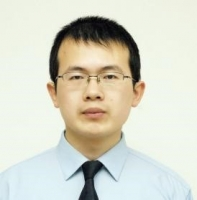
%> input picture CHT/CH02/2.jpg, 197 x 200 px
$ octave fig5.m   (GNU Octave 9; MATLAB toolbox functions it lacks are replaced by stand-ins)
%> lines starting %> are read from the running program, lines starting %| are printed output that depends on the picture; in (x1, y1, x2, y2) boxes, pixels count from 0 and x2, y2 are one past the last pixel; in counts of white or black regions, pixels touching at a corner belong together; the program's own positions count from 1
%bwboundaries函數呼叫用法範例，提供選取字串輸入的呼叫格式
%跟蹤孔區域與不跟蹤孔區域的比較，因conn可以設定為8或4，共4個結果圖
clc;
%清楚暫存的MATLAB空間變數
clear all;
%%圖形讀取及二值化
img = imread('2.jpg');
%> img is the input picture: size 200x197x3 uint8; mean R, G, B 213.4, 213.5, 199.7
img=im2bw(img);
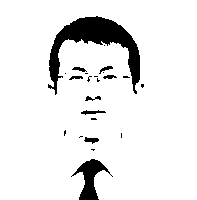
%> img: size 200x197 logical; 91.3% white; 23 black regions (14 under 20 px), largest, box (x1, y1, x2, y2) and area: (48, 16, 140, 95) 2361, (71, 159, 113, 200) 654, (81, 110, 106, 115) 65
%%開始繪圖
figure,
%%先繪制跟蹤孔區域，使用8連通進行圖形邊界顯示的結果
subplot(2,2,1)
[B,L] = bwboundaries(img,8);
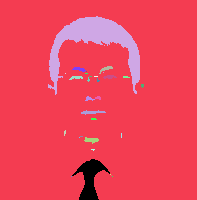
%> L: size 200x197 double; 32 distinct labels, from 0 to 31; one colour per label, 0 black
%> B = 31 boundaries; largest, box (x1, y1, x2, y2) and points: (0, 0, 197, 200) 889, (48, 16, 140, 95) 393, (81, 110, 106, 115) 50, (84, 137, 99, 144) 33, (99, 66, 113, 74) 31
%指定使用8連通進行圖形邊界顯示
imshow(img);
title('8-connected, with holes');
hold on;
for k = 1:length(B)
    boundary = B{k};
%一個一個分析邊界像素
    plot(boundary(:,2),boundary(:,1),'r','LineWidth',2);
%一個一個標示邊界像素；用藍色標示，以突出圖形邊界顯示結果；
end
%> this loop made 31 passes
%> boundary on passes 4, 6, 8, 9, 12, 14, 16, 23, 25, 26, 27, 28: [74 66; 74 66], [177 72; 177 72], [138 80; 138 80], [137 81; 137 82; 137 83; 137 82; 137 81], [74 86; 74 87; 74 88; 74 87; 74 86], [72 87; 72 87], [77 90; 77 91; 77 92; 77 91; 77 90], [73 104; 73 104], [46 105; 46 105], [175 111; 175 111], [176 112; 176 112], [177 113; 177 113]
%%再繪制不跟蹤孔區域，使用8連通進行圖形邊界顯示的結果
subplot(2,2,2)
[B,L] = bwboundaries(img,8,'noholes');
%> B = 1 boundary; box (x1, y1, x2, y2) and points: (0, 0, 197, 200) 889
imshow(img);
title('8-connected, no holes');
hold on;
for k = 1:length(B)
    boundary = B{k};
%一個一個分析邊界像素
    plot(boundary(:,2),boundary(:,1),'g','LineWidth',2);
%一個一個標示邊界像素；用藍色標示，以突出圖形邊界顯示結果；
end
%> this loop made 1 pass
%%接著繪制跟蹤孔區域，用4連通進行圖形邊界顯示的結果
subplot(2,2,3)
[B,L] = bwboundaries(img,4);
%> L: size 200x197 double; 24 distinct labels, from 0 to 23
%> B = 23 boundaries; largest, box (x1, y1, x2, y2) and points: (0, 0, 197, 200) 889, (48, 16, 140, 95) 393, (81, 110, 106, 115) 50, (85, 96, 101, 101) 36, (84, 137, 99, 144) 33
%指定使用8連通進行圖形邊界顯示
imshow(img);
title('4-connected,with holes');
hold on;
for k = 1:length(B)
    boundary = B{k};
%一個一個分析邊界像素
    plot(boundary(:,2),boundary(:,1),'b','LineWidth',2);
%一個一個標示邊界像素；用藍色標示，以突出圖形邊界顯示結果；
end
%> this loop made 23 passes
%最後繪制不跟蹤孔區域，使用4連通進行圖形邊界顯示的結果
subplot(2,2,4)
[B,L] = bwboundaries(img,4,'noholes');
%> B = 1 boundary; box (x1, y1, x2, y2) and points: (0, 0, 197, 200) 889
imshow(img);
title('4-connected, no holes');
hold on;
for k = 1:length(B)
    boundary = B{k};
%一個一個分析邊界像素
    plot(boundary(:,2),boundary(:,1),'y','LineWidth',2);
%一個一個標示邊界像素；用藍色標示，以突出圖形邊界顯示結果；
end
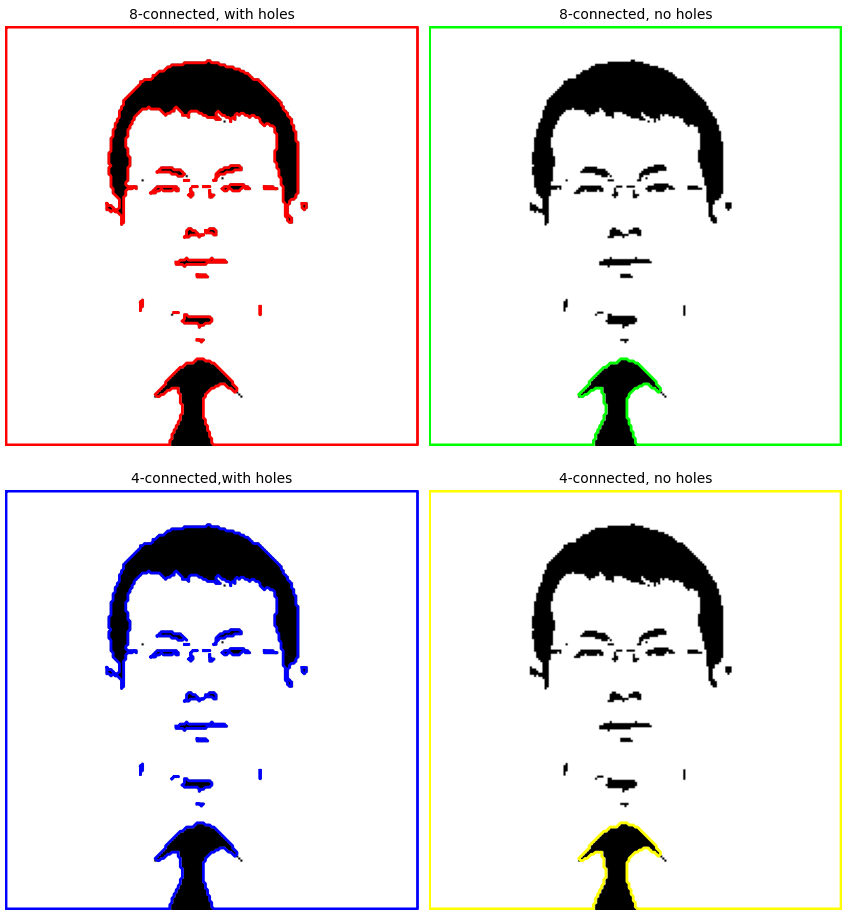
%> figure redrawn from the program's plot data, 4 panels

$ run again, with CHT/CH02/3.jpg copied over CHT/CH02/2.jpg
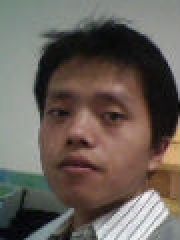
%> input picture CHT/CH02/3.jpg, 90 x 120 px (shown 2 times larger)
%> img is the input picture: size 120x90x3 uint8; mean R, G, B 104.4, 95.6, 88.7
%> img: size 120x90 logical; 36.7% white; 12 white regions (6 under 20 px), largest, box (x1, y1, x2, y2) and area: (0, 0, 90, 87) 2781, (47, 94, 90, 120) 686, (41, 62, 72, 80) 178, (81, 60, 90, 84) 106, (36, 55, 50, 71) 101, (16, 105, 36, 120) 78
%> `[B,L] = bwboundaries(img,8);`: B = 15 boundaries; largest, box (x1, y1, x2, y2) and points: (0, 0, 90, 87) 410, (47, 94, 90, 120) 136, (41, 62, 72, 80) 90, (81, 60, 90, 84) 58, (36, 55, 50, 71) 44
%> the loop `for k = 1:length(B)` made 15 passes
%> boundary on passes 2, 5, 10, 12, 13, 15: [120 15; 120 15], [13 41; 13 41], [83 76; 82 77; 83 78; 84 77; 84 76; 83 76], [108 87; 109 87; 108 87], [116 78; 116 78], [117 80; 117 80]
%> `[B,L] = bwboundaries(img,8,'noholes');`: B = 12 boundaries; largest, box (x1, y1, x2, y2) and points: (0, 0, 90, 87) 410, (47, 94, 90, 120) 136, (41, 62, 72, 80) 90, (81, 60, 90, 84) 58, (36, 55, 50, 71) 44
%> the loop `for k = 1:length(B)` made 12 passes
%> `[B,L] = bwboundaries(img,4);`:
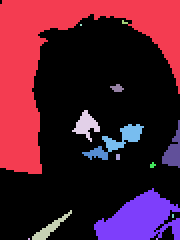
%> L: size 120x90 double (shown 2 times larger); 16 distinct labels, from 0 to 15; one colour per label, 0 black
%> `[B,L] = bwboundaries(img,4);`: B = 15 boundaries; largest, box (x1, y1, x2, y2) and points: (0, 0, 90, 87) 403, (47, 94, 90, 120) 134, (51, 62, 72, 76) 59, (81, 60, 90, 84) 58, (36, 55, 50, 71) 44
%> the loop `for k = 1:length(B)` made 15 passes
%> boundary on passes 2, 5, 11, 12, 13, 15: [120 15; 120 15], [13 41; 13 41], [11 62; 12 63; 12 64; 12 63; 12 62; 11 62], [83 76; 82 77; 83 78; 84 77; 84 76; 83 76], [120 79; 120 79], [108 87; 109 87; 108 87]
%> after the loop `for k = 1:length(B)`:
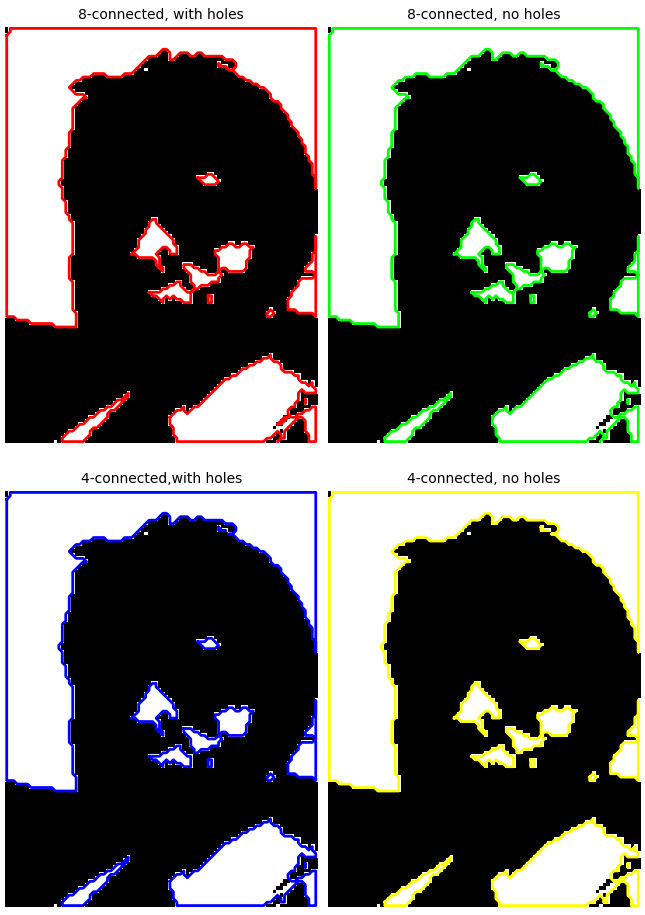
%> figure redrawn from the program's plot data, 4 panels
